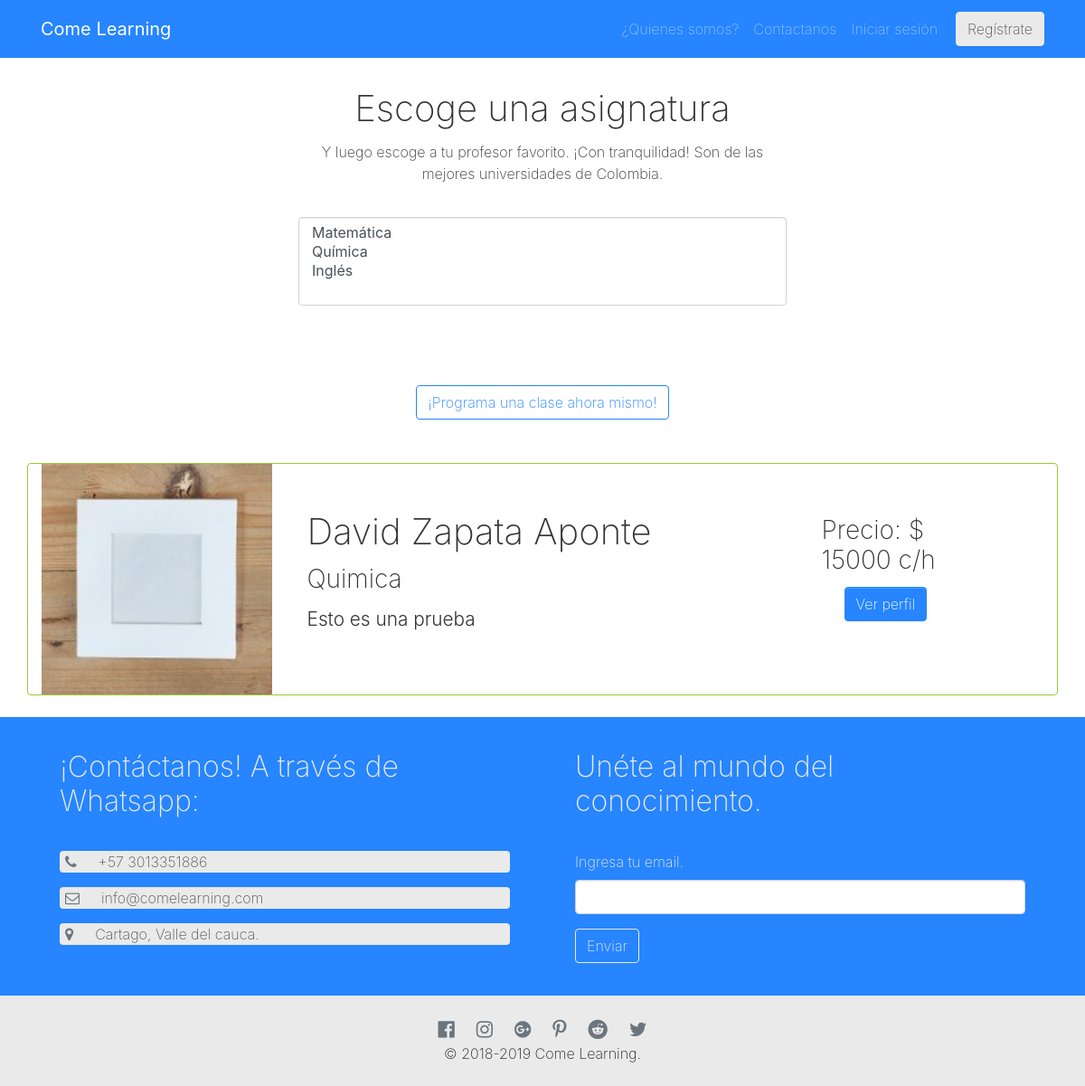
/resultados.php?asignatura=Quimica, run on the app's committed database.
### tables this page shows
CREATE TABLE IF NOT EXISTS `tutor` (
  `id` int(11) NOT NULL AUTO_INCREMENT,
  `telefono` varchar(50) NOT NULL,
  `nombre` varchar(50) NOT NULL,
  `asignatura` varchar(50) NOT NULL,
  `carrera` varchar(50) NOT NULL,
  `precio` float NOT NULL DEFAULT '0',
  `contrasena` varchar(50) NOT NULL DEFAULT '0',
  `correo` varchar(50) NOT NULL,
  `horarios_disp` int(11) NOT NULL DEFAULT '0',
  `dia` varchar(50) NOT NULL DEFAULT '0',
  `descripcion` longtext NOT NULL,
  `universidad` varchar(50) NOT NULL,
  `imagen` varchar(50) DEFAULT NULL,
  PRIMARY KEY (`id`)
);

### resultados.php (the view, shortened to what this page needs)
<!DOCTYPE html>
<html>
<head>
  <link rel="stylesheet" href="https://cdnjs.cloudflare.com/ajax/libs/font-awesome/4.7.0/css/font-awesome.min.css" type="text/css">
  <link rel="stylesheet" href="wireframe.css">
</head>
<body>
  <div class="text-center py-3">
    <div class="container">
      <div class="row py-5">
        <div class="mx-auto col-lg-6">
          <h1>Escoge una asignatura</h1>
          <p class="mb-4">Y luego escoge a tu profesor favorito. ¡Con tranquilidad! Son de las mejores universidades de Colombia.</p>
          <div class="form-group"><select size="4" multiple="" class="form-control" name="cars">
              <option value="matematica">Matemática</option>
              <option value="quimica">Química</option>
              <option value="ingles">Inglés</option>
            </select></div>
        </div>
      </div>
      <div class="row">
        <div class="col-md-12"><a class="btn btn-outline-primary" href="#">¡Programa una clase ahora mismo!</a></div>
      </div>
    </div>
  </div>
  <nav class="navbar navbar-expand-md navbar-dark bg-primary fixed-top">
    <div class="container"> <a class="navbar-brand" href="#">
        <b> Come Learning<br></b></a>
      <div class="collapse navbar-collapse" id="navbar16">
        <ul class="navbar-nav ml-auto">
          <li class="nav-item"> <a class="nav-link" href="#">¿Quienes somos?</a> </li>
          <li class="nav-item"> <a class="nav-link" href="#">Contactanos</a> </li>
          <li class="nav-item" style=""> <a class="nav-link" href="#">Iniciar sesión</a> </li>
        </ul> <a class="btn navbar-btn ml-md-2 btn-light text-dark">Regístrate</a>
      </div>
    </div>
  </nav>
  <?php
$asignatura=$_REQUEST['asignatura'];
$servername = "localhost";
$username = "root";
$password = "";
$dbname = "comelearning";
$conn = new mysqli($servername, $username, $password, $dbname);
$sql = "SELECT id, nombre, asignatura, descripcion, precio, imagen FROM tutor where asignatura='$asignatura'";
$resultset = mysqli_query($conn, $sql) or die("database error:". mysqli_error($conn));
while( $record = mysqli_fetch_assoc($resultset) ) {
?>
  <div class="py-3" style="">
    <div class="container">
      <div class="row">
        <div class="col-md-12" style="">
          <div class="row border border-secondary rounded" style="	border-top-left-radius: 20px;	border-bottom-right-radius: 20px;	border-bottom-left-radius: 20px;	border-top-right-radius: 20px;">
            <div class="col-md-3 order-3 order-md-1"> <img style="height:254.5px; width:254.5px;" class="img-fluid d-block" src="img/<?= $record['imagen']?>"> </div>
            <div class="col-md-6 col-8 d-flex flex-column justify-content-center p-3 order-1 order-md-2">
              <h1>
                <?php echo $record['nombre'] ?>
              </h1>
              <h3>
                <?php echo $record['asignatura'] ?>
              </h3>
              <p class="lead">
                <?php echo $record['descripcion'] ?>
              </p>
            </div>
            <?php $id = $record['id'] ?>
            <div class="col-md-2 col-4 d-flex flex-column align-items-center justify-content-center order-2 order-md-2 p-3">
              <h3>Precio: $
                <?php echo $record['precio'] ?> c/h</h3>
              <form action="verificar.php"><button type="submit" name="id" value="<?php echo $id ?>" class="btn btn-primary mb-3" href="verificar.php">Ver perfil </button></form>
            </div>
          </div>
        </div>
      </div>
    </div>
  </div>
  <?php } ?>
  <div class="text-light bg-primary">
    <div class="container">
      <div class="row">
        <div class="p-4 col-md-6 text-light">
          <h2 class="mb-4">¡Contáctanos!&nbsp;A través de Whatsapp:</h2>
          <p class="bg-light text-dark rounded px-1"> <a href="#" class="text-dark">
              <i class="fa d-inline mr-3 text-muted fa-phone"></i>+</a>57 3013351886</p>
          <p class="bg-light text-dark px-1 rounded"> <a href="#" class="text-dark">
              <i class="fa d-inline mr-3 text-muted fa-envelope-o"></i>info@comelearning.com</a> </p>
          <p style="" class="bg-light text-dark rounded px-1"> <a href="#" class="text-dark">
              <i class="fa d-inline mr-3 fa-map-marker text-muted"></i>C</a>artago, Valle del cauca.</p>
        </div>
        <div class="p-4 col-md-6">
          <h2 class="mb-4">Unéte al mundo del conocimiento.</h2>
          <form>
            <fieldset class="form-group"> <label for="exampleInputEmail1">Ingresa tu email.</label> <input type="email" class="form-control" placeholder="Ingresar email"> </fieldset> <button type="submit" class="btn btn-outline-light">Enviar</button>
          </form>
        </div>
      </div>
    </div>
  </div>
  <div class="py-3 bg-light" style="">
    <div class="container">
      <div class="row">
        <div class="col-md-12 d-flex align-items-center justify-content-center text-light my-1"> <a href="#">
            <i class="d-block fa fa-facebook-official text-muted fa-lg mr-2"></i>
          </a> <a href="#">
            <i class="d-block fa fa-instagram text-muted fa-lg mx-2"></i>
          </a> <a href="#">
            <i class="d-block fa fa-google-plus-official text-muted fa-lg mx-2"></i>
          </a> <a href="#">
            <i class="d-block fa fa-pinterest-p text-muted fa-lg mx-2"></i>
          </a> <a href="#" class="text-light">
            <i class="d-block fa fa-reddit text-muted fa-lg mx-2"></i>
          </a> <a href="#">
            <i class="d-block fa fa-twitter text-muted fa-lg ml-2"></i>
          </a> </div>
      </div>
      <div class="row">
        <div class="col-md-12 text-center">
          <p class="mb-0">© 2018-2019 Come Learning.<br></p>
        </div>
      </div>
    </div>
  </div>
</body>
</html>

### data on the page
tutor: imagen (picture), nombre "David Zapata Aponte", asignatura "Quimica", descripcion "Esto es una prueba", precio "15000", $id 14 (drawn)
